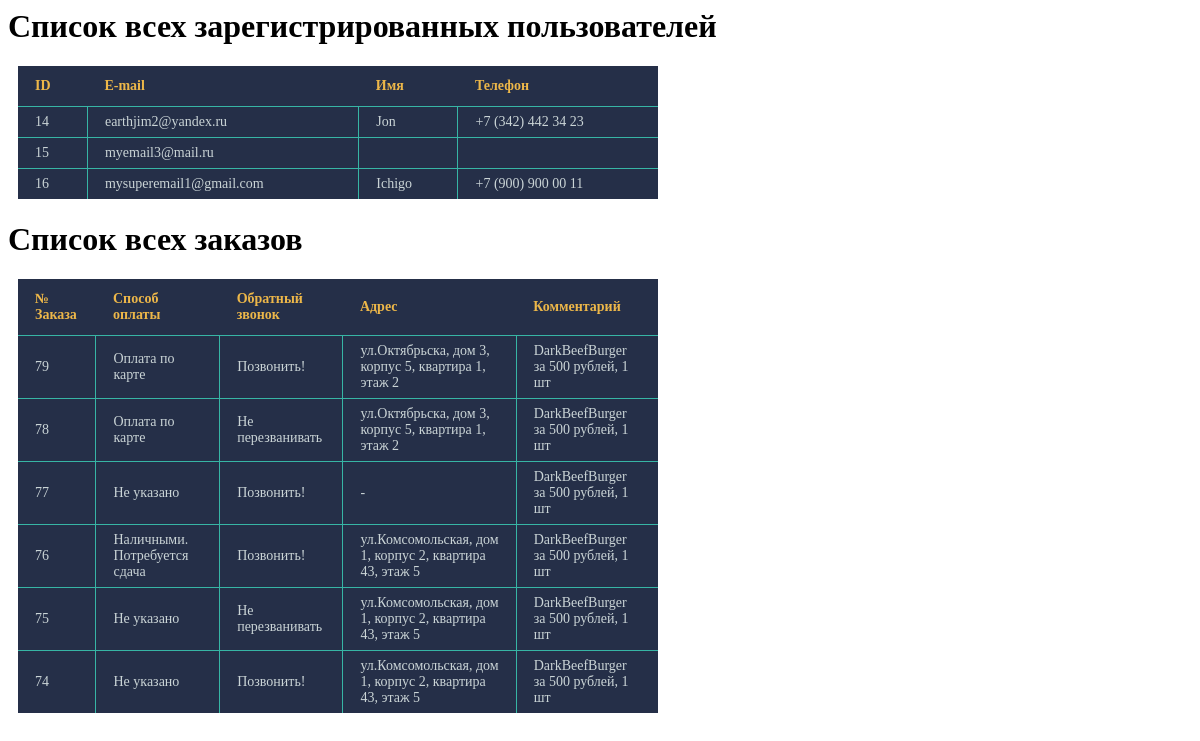
/src/admin.php, run on the app's committed database.
### tables this page shows
CREATE TABLE `users` (
  `id` int(10) UNSIGNED NOT NULL,
  `email` varchar(255) NOT NULL,
  `name` varchar(255) NOT NULL,
  `phone` varchar(255) NOT NULL
);

CREATE TABLE `orders` (
  `id` int(10) UNSIGNED NOT NULL,
  `user_id` int(10) UNSIGNED NOT NULL,
  `pay` char(255) NOT NULL,
  `call_back` char(20) NOT NULL,
  `address` text NOT NULL,
  `comment` text NOT NULL
);

### src/functions.php (the view, shortened to what this page needs)
<?php
function getUsersTable(object $pdo, string $bd)
{
    $sth = $pdo->query("select * from `$bd` ORDER BY `id`;");
    $find_all_users = $sth->fetchAll(PDO::FETCH_ASSOC);
    echo '<table><tr><th>ID</th><th>E-mail</th><th>Имя</th><th>Телефон</th></tr>';
    foreach ($find_all_users as $user) {
        echo '<tr>';
        foreach ($user as $value) {
            echo "<td>$value</td>";
        }
        echo '</tr>';
    }
    echo '</table>';
}
function getOrdersTable(object $pdo, string $bd)
{
    $sth = $pdo->query("select `id`,`pay`,`call_back`, `address`, `comment` from `$bd` ORDER BY `id` DESC;");
    $find_all_users = $sth->fetchAll(PDO::FETCH_ASSOC);
    echo '<table><tr><th>№ Заказа</th><th>Способ оплаты</th><th>Обратный звонок</th><th>Адрес</th><th>Комментарий</th></tr>';
    foreach ($find_all_users as $user) {
        echo '<tr>';
        foreach ($user as $value) {
            echo "<td>$value</td>";
        }
        echo '</tr>';
    }
    echo '</table>';
}

### src/admin.php (shortened to what this page needs)
<?php
require_once 'connect_db.php';
require_once 'functions.php';
?>
    <link rel="stylesheet" href="style.css">
    <h1>Список всех зарегистрированных пользователей</h1>
<?php
getUsersTable($pdo, DB_TABLE_USERS);
?>
    <h1>Список всех заказов</h1>
<?php
getOrdersTable($pdo, DB_TABLE_ORDERS);

### src/style.css (style rules this page uses)
table { font-size: 14px; width: 640px; text-align: left; border-collapse: collapse; background: #252F48; margin: 10px; }
table th { color: #EDB749; border-bottom: 1px solid #37B5A5; padding: 12px 17px; }
table td { color: #CAD4D6; border-bottom: 1px solid #37B5A5; border-right:1px solid #37B5A5; padding: 7px 17px; }
table tr:last-child td { border-bottom: none; }
table td:last-child { border-right: none; }

### data on the page
users: id "14", email "earthjim2@yandex.ru", name "Jon", phone "+7 (342) 442 34 23"
users: id "15", email "myemail3@mail.ru"
users: id "16", email "mysuperemail1@gmail.com", name "Ichigo", phone "+7 (900) 900 00 11"
orders: id "79", pay "Оплата по карте", call_back "Позвонить!", address "ул.Октябрьска, дом 3, корпус 5, квартира 1, этаж 2", comment "DarkBeefBurger за 500 рублей, 1 шт"
orders: id "78", pay "Оплата по карте", call_back "Не перезванивать", address "ул.Октябрьска, дом 3, корпус 5, квартира 1, этаж 2", comment "DarkBeefBurger за 500 рублей, 1 шт"
orders: id "77", pay "Не указано", call_back "Позвонить!", address "-", comment "DarkBeefBurger за 500 рублей, 1 шт"
orders: id "76", pay "Наличными. Потребуется сдача", call_back "Позвонить!", address "ул.Комсомольская, дом 1, корпус 2, квартира 43, этаж 5", comment "DarkBeefBurger за 500 рублей, 1 шт"
orders: id "75", pay "Не указано", call_back "Не перезванивать", address "ул.Комсомольская, дом 1, корпус 2, квартира 43, этаж 5", comment "DarkBeefBurger за 500 рублей, 1 шт"
orders: id "74", pay "Не указано", call_back "Позвонить!", address "ул.Комсомольская, дом 1, корпус 2, квартира 43, этаж 5", comment "DarkBeefBurger за 500 рублей, 1 шт"
